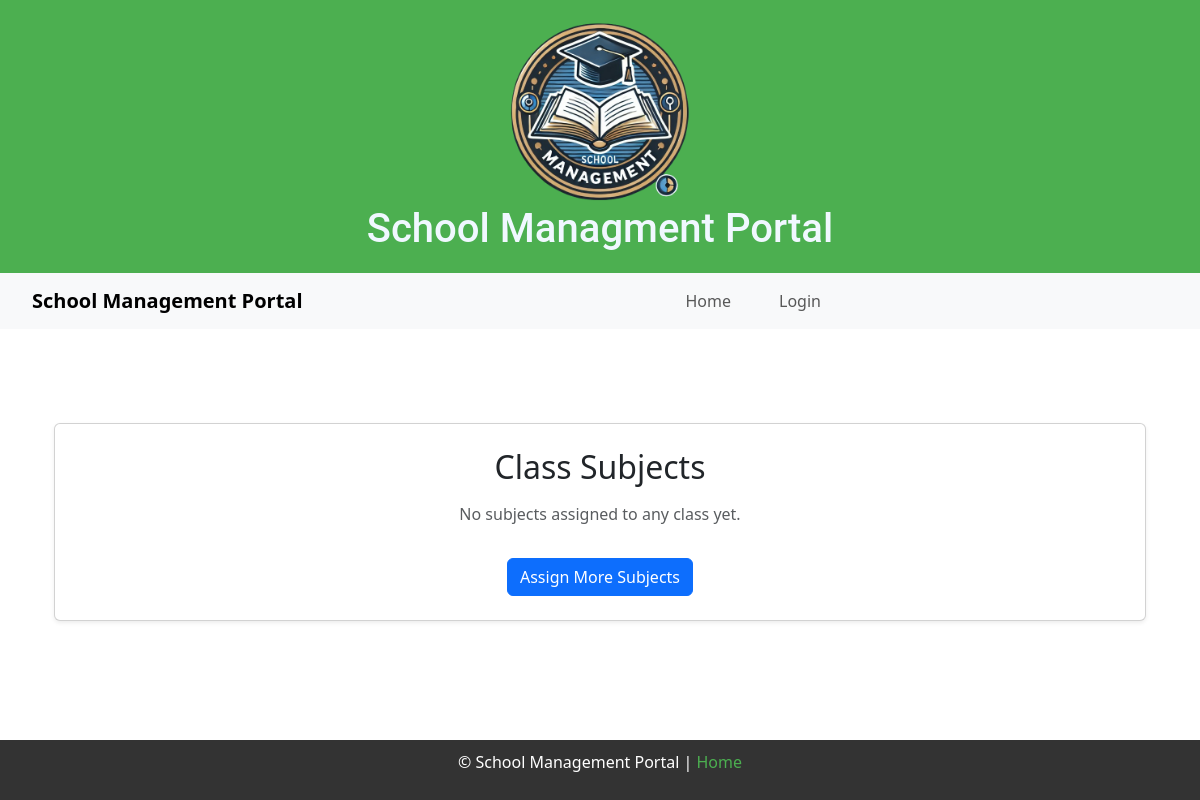
/class_subjects, run on an earlier commit of the app's database.
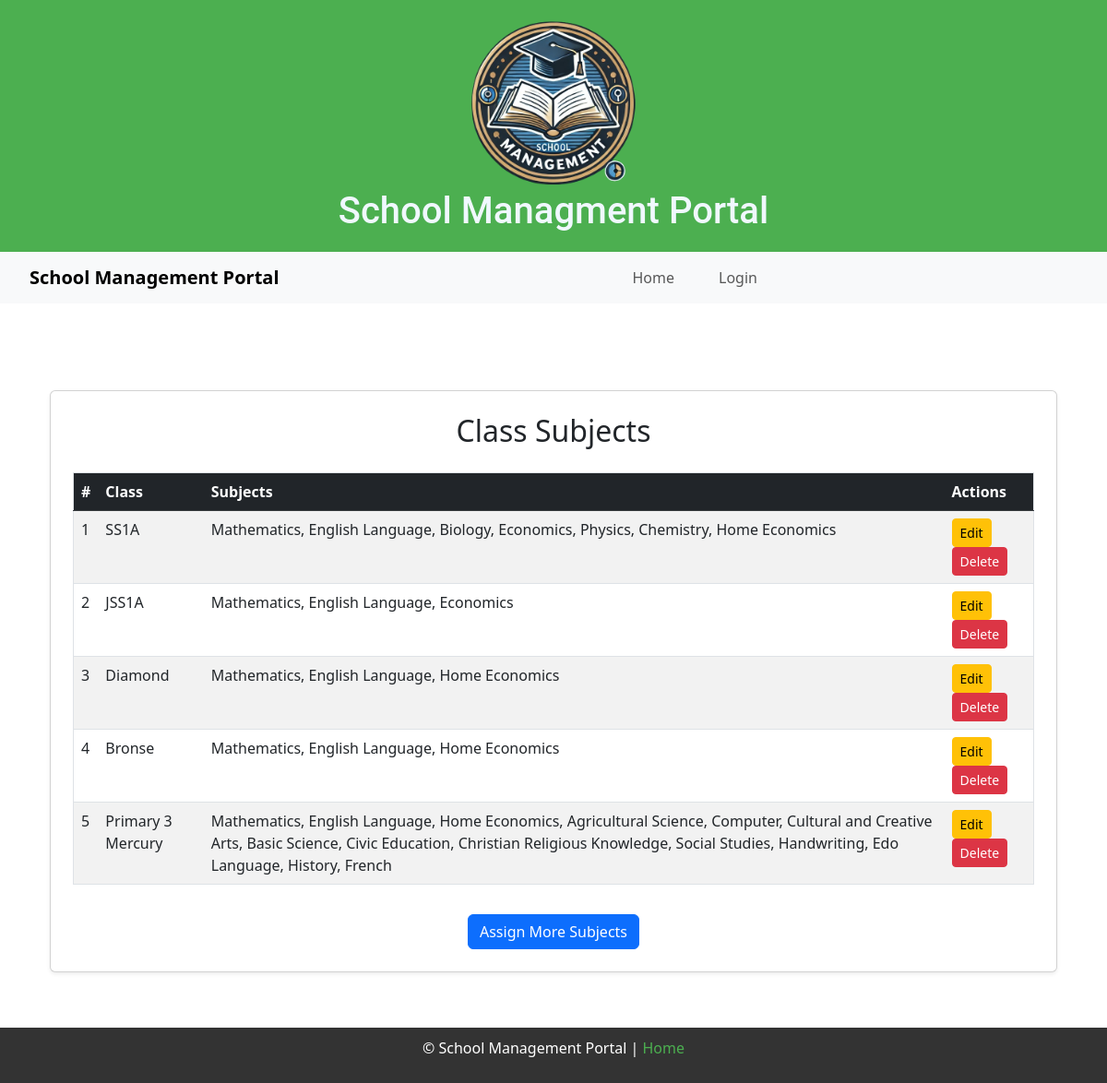
And on a later commit of the database.
### models.py (models this page shows, shortened)
class Class(db.Model):
    __tablename__ = 'classes'
    id = db.Column(db.Integer, primary_key=True)
    class_name = db.Column(db.String(100), nullable=False)
    class_level = db.Column(db.String(50), nullable=False)
    class_category = db.Column(db.String(50), nullable=False)
    school_id = db.Column(db.Integer, db.ForeignKey('schools.id', name='fk_classes_school_id'), nullable=False)
    students = db.relationship('Student', backref='class_', lazy=True, cascade="all, delete-orphan")
    teachers = db.relationship('Teacher', secondary=class_teacher_association, backref='classes', cascade="all, delete-orphan", single_parent=True)
    class_fee_components = db.relationship('ClassFeeComponent', backref='class_', lazy=True, cascade="all, delete-orphan")
    __table_args__ = (
        db.UniqueConstraint('class_name', 'school_id', name='uq_class_per_school'),
    )

### routes.py (the view)
@main.route('/class_subjects')
def view_class_subjects():
    subject_alias = aliased(Subject)
    class_subjects = db.session.query(
        Class.class_name.label("class_name"),
        subject_alias.name.label("subject_name")
    ).join(ClassSubject, Class.id == ClassSubject.class_id) \
     .join(subject_alias, subject_alias.id == ClassSubject.subject_id) \
     .all()
    grouped_class_subjects = {}
    for cs in class_subjects:
        grouped_class_subjects.setdefault(cs.class_name, []).append(cs.subject_name)
    return render_template("view_class_subjects.html", grouped_class_subjects=grouped_class_subjects)

### main.py (called while the page is built)
@app.before_request
def before_request():
    g.current_user = current_user

@app.context_processor
def inject_csrf_token():
    return dict(csrf_token=generate_csrf())

### routes.py (called while the page is built)
@main.before_request
def load_school_details():
    if current_user.is_authenticated:
        if 'school_name' not in session or 'school_logo' not in session:
            school = School.query.get(current_user.school_id)
            if school:
                g.school_name = school.name
                g.school_logo = school.school_logo if school.school_logo else 'static/uploads/default-logo.png'
                session['school_name'] = g.school_name
                session['school_logo'] = g.school_logo
        else:
            g.school_name = session['school_name']
            g.school_logo = session['school_logo']
    else:
        g.school_name = "School Management Portal"
        g.school_logo = "uploads/default-logo.png"

### templates/view_class_subjects.html
{% extends "base.html" %}
{% block content %}
<div class="container mt-4">
    <div class="card shadow-sm p-4">
        <h2 class="text-center mb-3">Class Subjects</h2>
        {% if grouped_class_subjects %}
        <div class="table-responsive">
            <table class="table table-striped table-hover">
                <thead class="table-dark">
                    <tr>
                        <th>#</th>
                        <th>Class</th>
                        <th>Subjects</th>
                        <th>Actions</th>
                    </tr>
                </thead>
                <tbody>
                    {% for class_name, subjects in grouped_class_subjects.items() %}
                    <tr>
                        <td>{{ loop.index }}</td>
                        <td>{{ class_name }}</td>
                        <td>{{ subjects | join(', ') }}</td>
                        <td>
                            <a href="{{ url_for('main.edit_class_subject', class_name=class_name) }}" class="btn btn-sm btn-warning">Edit</a>
                            <a href="{{ url_for('main.delete_class_subject', class_name=class_name) }}" class="btn btn-sm btn-danger" onclick="return confirm('Are you sure?');">Delete</a>
                        </td>
                    </tr>
                    {% endfor %}
                </tbody>
            </table>
        </div>
        {% else %}
        <p class="text-center text-muted">No subjects assigned to any class yet.</p>
        {% endif %}
        <div class="text-center mt-3">
            <a href="{{ url_for('main.assign_subject_to_class') }}" class="btn btn-primary">Assign More Subjects</a>
        </div>
    </div>
</div>
{% endblock %}

What changed in the data, as far as the page shows it:
now on this page (row unchanged): Class: class_name "SS1A", subjects "Mathematics, English Language, Biology, Economics, Physics, Chemistry, Home Economics"
now on this page (row unchanged): Class: class_name "JSS1A", subjects "Mathematics, English Language, Economics"
now on this page (row unchanged): Class: class_name "Diamond", subjects "Mathematics, English Language, Home Economics"
now on this page (row unchanged): Class: class_name "Bronse", subjects "Mathematics, English Language, Home Economics"
added Class: class_name "Primary 3 Mercury", subjects "Mathematics, English Language, Home Economics, Agricultural Science, Computer, Cultural and Creative Arts, Basic Science, Civic Education, Christian Religious Knowledge, Social Studies, Handwriting, Edo Language, History, French"
Also different on the page:
text no longer shown: "No subjects assigned to any class yet."
text now shown: "# Class Subjects Actions"
